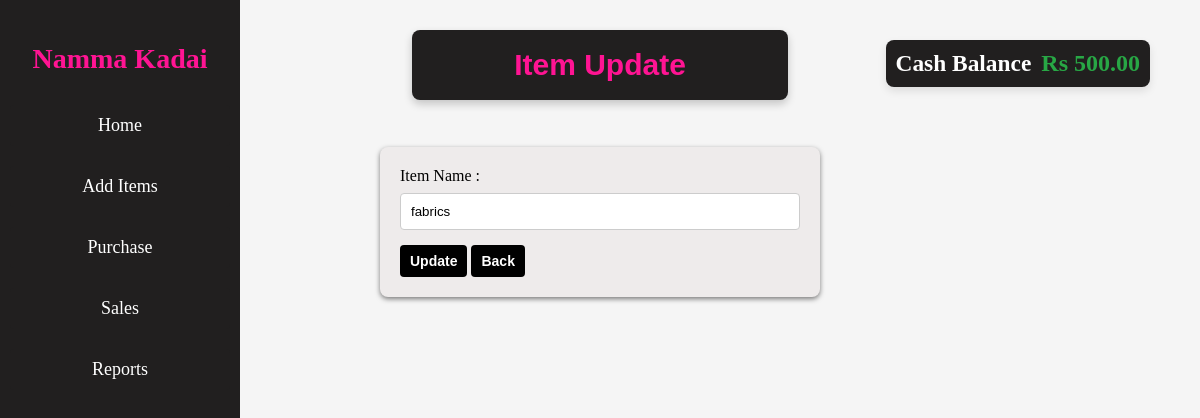
The app's page /updateitems/7, older data.
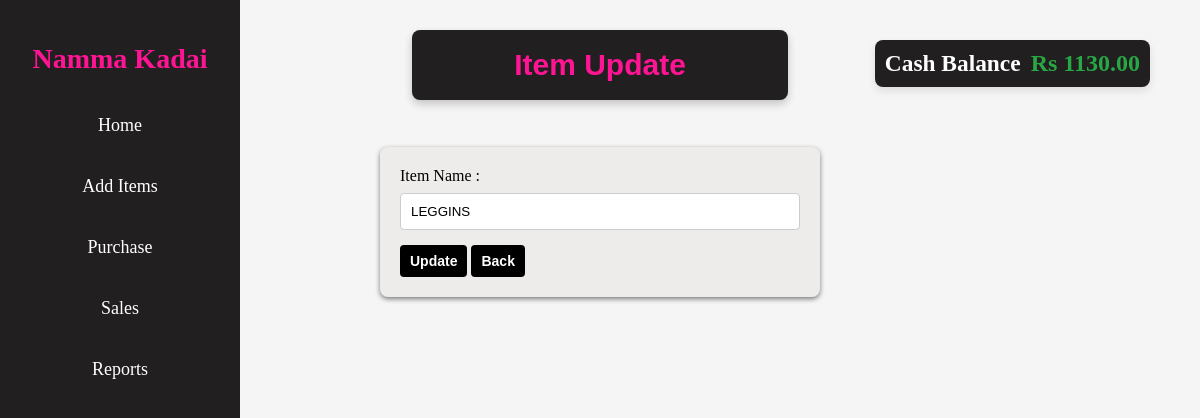
The same page, newer data.
### models.py (models this page shows)
class CompanyModel(db.Model):
    __tablename__='company'
    id = db.Column(db.Integer, primary_key=True)
    company_name=db.Column(db.String(),nullable=False)
    cash_balance=db.Column(db.Float,default=1000.00)

class ItemModel(db.Model):
    __tablename__ ='item'
    item_id=db.Column(db.Integer,primary_key=True)
    item_name=db.Column(db.String(),nullable=False)
    qty=db.Column(db.Integer,default=0,nullable=False)  # Bonus column for item quantity

### App.py (the view, shortened to what this page needs)
@app.route('/updateitems/<int:id>',methods=['GET','POST'])
def updateitems(id):
    item=ItemModel.query.get(id)
    company=CompanyModel.query.first()
    company.cash_balance=f'{company.cash_balance:.2f}'
    return render_template('update_items.html', item=item,company=company)

### App.py (called while the page is built)
@app.context_processor
def inject_path():
    return {'current_path': request.path}

### templates/update_items.html (shortened to what this page needs)
<!DOCTYPE html>
<html>
<head>
</head>
<body>
    <div class="title-bar">
        <h2>Item Update</h2>
    </div>
    <div class="sidebar">
        <h2>Namma Kadai</h2>
        <a href="{{ url_for('home') }}">Home</a>
        <a href="{{ url_for('additems') }}">Add Items</a>
        <a href="{{ url_for('purchase') }}">Purchase</a>
        <a href="{{ url_for('sale') }}" class="{% if current_path == url_for('sale') %}active{% endif %}">Sales</a>
        <a href="{{ url_for('reports')}}">Reports</a>
    </div>
    <div class="balance-container">
        <h3>Cash Balance</h3>
        <div class="balance-amount">Rs {{company.cash_balance }}</div>
    </div>
    <div id="flash-messages">
        {% with messages = get_flashed_messages(with_categories=true) %}
        {% if messages %}
        {% for category, message in messages %}
        <p class="message {{ category }}">{{ message }}</p>
        {% endfor %}
        {% else %}
        <p>No flash messages</p>
        {% endif %}
        {% endwith %}
    </div>
    <form class="container" method="POST">
        <label>Item Name :</label>
        <input type="text" name="item_name" value="{{item.item_name}}" required><br>
        <button type="submit">Update</button>
        <button type="button" onclick="window.location.href='/additems'">Back</button>
    </form>
</body>
</html>

Row changes from the older to the newer data that the page shows:
changed CompanyModel: cash_balance "500.00" → "1130.00"
changed ItemModel: item_name "fabrics" → "LEGGINS"
